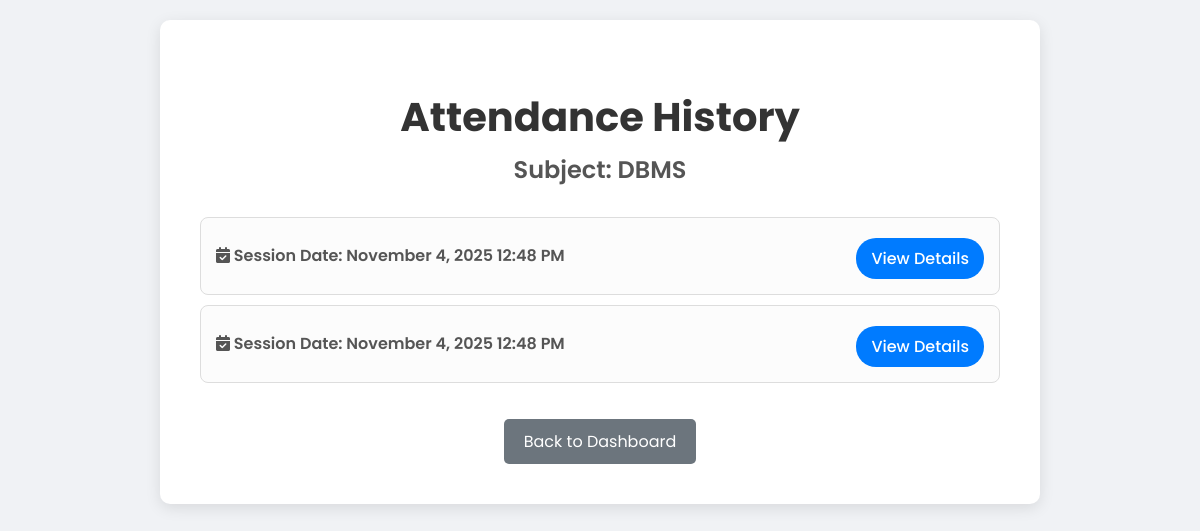
/teacher/history/4/ (signed in), run on an earlier commit of the app's database.
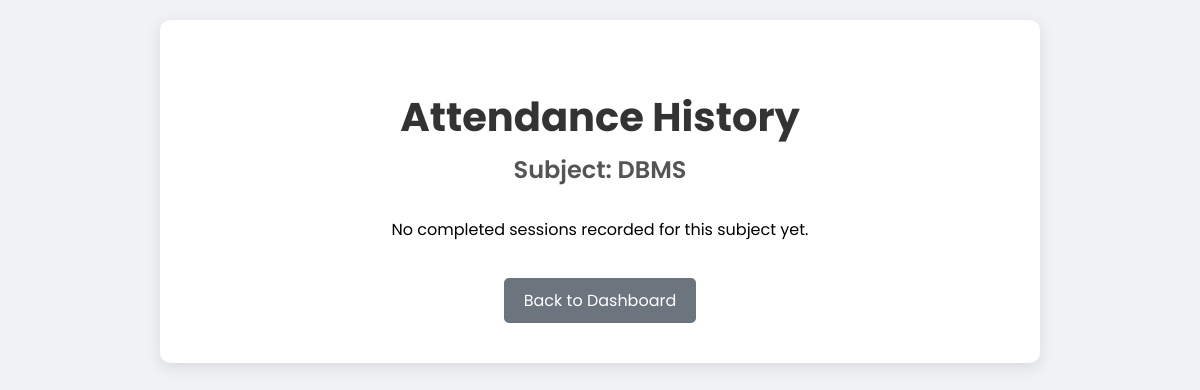
And on a later commit of the database.
### std_management_app/models.py (models this page shows, shortened)
class Session(models.Model):
    subject = models.ForeignKey(Subject, on_delete=models.CASCADE)
    start_time = models.DateTimeField(auto_now_add=True)
    is_active = models.BooleanField(default=False)

### std_management_app/views.py (the view)
# urls.py: path('history/<int:subject_id>/', views.subject_history_view, name='subject_history'),
@login_required
def subject_history_view(request, subject_id):
    subject = get_object_or_404(Subject, id=subject_id, teacher__user=request.user)
    all_sessions = Session.objects.filter(
        subject=subject,
        is_active=False
    ).order_by('-start_time')
    active_session = Session.objects.filter(subject=subject, is_active=True).first()
    context = {
        'subject': subject,
        'all_sessions': all_sessions,
        'active_session': active_session,
    }
    return render(request, 'subject_history.html', context)

### std_management_app/templates/subject_history.html (shortened to what this page needs)
<!DOCTYPE html>
<html lang="en">
<head>
    <link rel="stylesheet" href="https://cdnjs.cloudflare.com/ajax/libs/font-awesome/6.0.0-beta3/css/all.min.css">
</head>
<body>
    <div class="container">
        <h1>Attendance History</h1>
        <h2>Subject: {{ subject.name }}</h2>
        <ul class="session-list">
            {% for session in all_sessions %}
            <li class="session-item">
                <span>
                    <i class="fas fa-calendar-check"></i>
                    Session Date: {{ session.start_time|date:"F j, Y h:i A" }}
                </span>
                <a href="{% url 'attendance_list' session.id %}">View Details</a>
            </li>
            {% empty %}
            {% if not active_session %}
                <p style="text-align:center;">No completed sessions recorded for this subject yet.</p>
            {% endif %}
            {% endfor %}
        </ul>
        <a href="{% url 'teacher_dashboard' %}" class="back-link">Back to Dashboard</a>
    </div>
</body>
</html>

What changed in the data, as far as the page shows it:
removed Session: start_time "November 4, 2025 12:48 PM"
removed Session: start_time "November 4, 2025 12:48 PM"
Also different on the page:
text now shown: "No completed sessions recorded for this subject yet."
